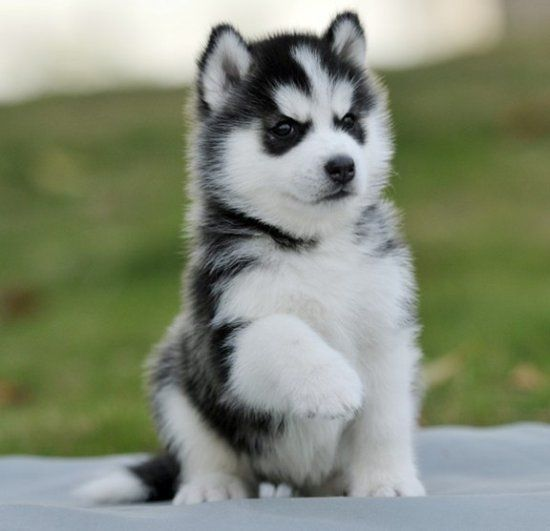
#> input picture OpenCV-Test/1.jpg, 550 x 531 px
$ python OpenCV_Color_2.py   (older library calls are emulated)
#> lines starting #> are read from the running program, lines starting #| are printed output that depends on the picture
import numpy as np
import cv2 as cv

image = cv.imread(r'1.jpg')
#> image is the input picture: shape (531, 550, 3); mean B, G, R 119.1, 139.3, 131.6
cv.imshow("input", image)
h, w, ch = image.shape
#> h = 531; w = 550; ch = 3
print((image.shape))
#| (531, 550, 3)

# 构建图像数据
# K-means 只能处理向量形状的数据，不能处理矩阵型数据，
# 这里 reshape(-1, 3) 代表图片的所有像素点，而每个像素点有三个特征（即三个通道）
data = image.reshape((-1, 3))
data = np.float32(data)

# K-means 算法停止条件
# 一个元组，传入 cv.kmeans()，( type, max_iter, epsilon ) type 见下面链接，max_iter 是最大迭代次数，epsilon 要达到的精度
# https://docs.opencv.org/master/d1/d5c/tutorial_py_kmeans_opencv.html
criteria = (cv.TERM_CRITERIA_EPS + cv.TERM_CRITERIA_MAX_ITER, 10, 1.0)
num_clusters = 4  # 聚类的数量
ret, label, center = cv.kmeans(data, num_clusters, None, criteria,
                               num_clusters, cv.KMEANS_RANDOM_CENTERS)
#> ret = 238834085.8; center = [[168.8, 165.9, 158.5], [212.3, 215.1, 213], [65.93, 109.2, 98.37], [35.54, 37.29, 35.26]]

# 生成主色彩条形卡片，大小是：高：50 宽：原图的宽
card = np.zeros((50, w, 3), dtype=np.uint8)
clusters = np.zeros([num_clusters], dtype=np.int32)
for i in range(len(label)):
    clusters[label[i][0]] += 1  # 计算每个类别共有多少个
#> after the loop, clusters = [79924, 54316, 136826, 20984]
clusters = np.float32(clusters) / float(h * w)  # 计算概率
#> clusters = [0.274, 0.186, 0.469, 0.0719]
center = np.int32(center) # 因为像素值是 0-255 故对其聚类中心进行强制类型转换
#> center = [[168, 165, 158], [212, 215, 213], [65, 109, 98], [35, 37, 35]]

x_offset = 0
for c in np.argsort(clusters)[::-1]: # 这里对主色按比例从大到小排序 [::-1] 代表首尾反转 如[1,2,3] -> [3, 2, 1]
    dx = np.int(clusters[c] * w) # 这一类转换成色彩卡片有多宽
    b = center[c][0] # 这一类对应的中心，即 RGB 三个通道的值
    g = center[c][1]
    r = center[c][2]
    cv.rectangle(card, (x_offset, 0), (x_offset + dx, 50),
                 (int(b), int(g), int(r)), -1) # 每个主色画出一个矩形
    x_offset += dx # 偏置就是每个主色的宽度
#> this loop made 4 passes
#> (c, dx, b, g, r, x_offset) on passes 1 to 3: (2, 257, 65, 109, 98, 257), (0, 150, 168, 165, 158, 407), (1, 102, 212, 215, 213, 509)
#> (dx, b, g, r, x_offset) on pass 4: (39, 35, 37, 35, 548)
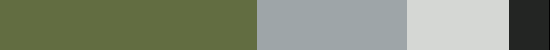
#> card: shape (50, 550, 3); mean of channels 0, 1, 2 118.1, 138.5, 130.9; drawn as B, G, R
#> after the loop, x_offset = 548

cv.imshow("color table", card)
cv.waitKey(0)
cv.destroyAllWindows()
